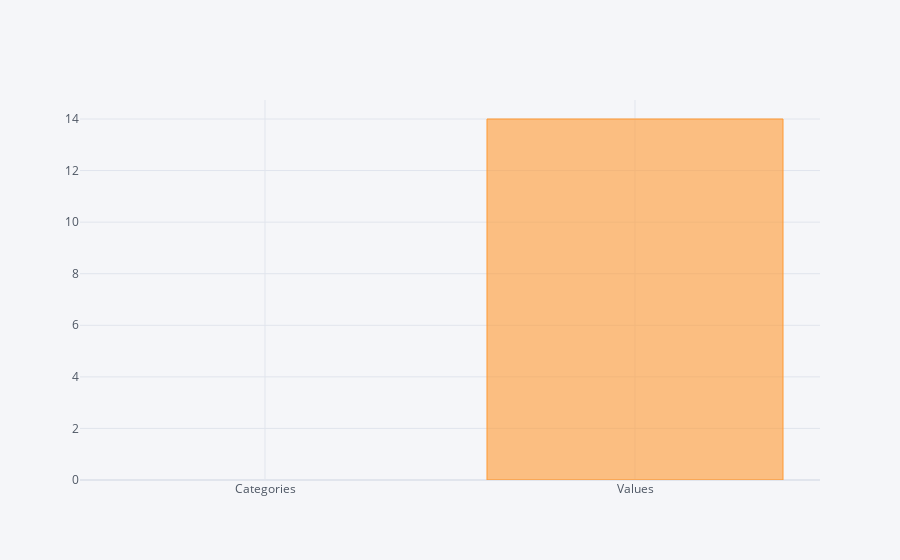

Notebook cell for this chart:
### Code cell
df1.sum().iplot(kind='bar')

### Figure 1 — Plotly figure (JSON) as saved in the notebook; plotly's stock layout.template omitted (floating-point values rounded to 4 significant figures)
{"data": [{"marker": {"color": "rgba(255, 153, 51, 0.6)", "line": {"color": "rgba(255, 153, 51, 1.0)", "width": 1}}, "name": "None", "orientation": "v", "text": "", "type": "bar", "x": ["Categories", "Values"], "y": ["ABCD", 14]}], "layout": {"legend": {"bgcolor": "#F5F6F9", "font": {"color": "#4D5663"}}, "paper_bgcolor": "#F5F6F9", "plot_bgcolor": "#F5F6F9", "title": {"font": {"color": "#4D5663"}}, "xaxis": {"gridcolor": "#E1E5ED", "showgrid": true, "tickfont": {"color": "#4D5663"}, "title": {"font": {"color": "#4D5663"}, "text": ""}, "zerolinecolor": "#E1E5ED"}, "yaxis": {"gridcolor": "#E1E5ED", "showgrid": true, "tickfont": {"color": "#4D5663"}, "title": {"font": {"color": "#4D5663"}, "text": ""}, "zerolinecolor": "#E1E5ED"}}}
